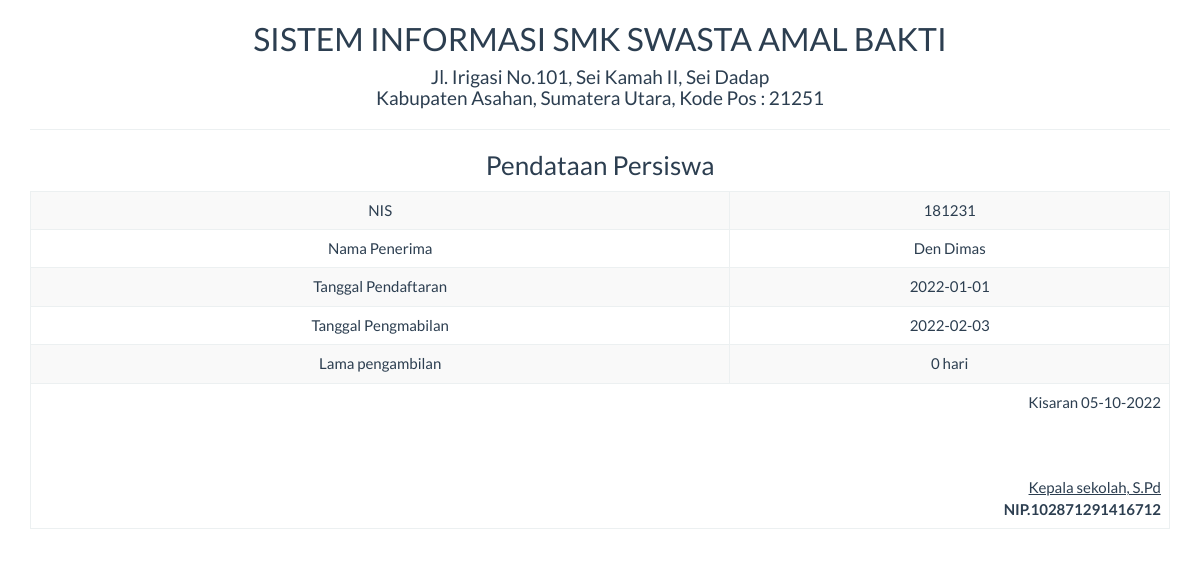
The page /report/pendataan_satu.php?nis=181231 on the database its author committed.
### tables this page shows
CREATE TABLE `pendataan` (
  `nis` int(10) NOT NULL,
  `nama` varchar(25) NOT NULL,
  `tgl_pendaftaran` date NOT NULL,
  `tgl_pengambilan` date NOT NULL,
  `lama_pengambilan` varchar(20) NOT NULL,
  `keterangan` varchar(283) NOT NULL
);

### report/pendataan_satu.php (the view, shortened to what this page needs)
<!DOCTYPE html>
<html>
    <head>
        <link href="../Assets/css/bootstrap.min.css" rel="stylesheet" type="text/css"/>
    </head>
    <body onload="print()">
        <?php
        include '../config/koneksi.php';
        $sql = "SELECT * FROM pendataan WHERE nis='" . $_GET ['nis'] . "'";
        $query = mysqli_query($koneksi, $sql) or die("SQL Detail error");
        $data = mysqli_fetch_array($query);
        ?>
        <div class="container">
            <div class='row'>
                <div class="col-sm-12">
                    <div class="text-center">
                        <h2>SISTEM INFORMASI SMK SWASTA AMAL BAKTI </h2>
                        <h4>Jl. Irigasi No.101, Sei Kamah II, Sei Dadap  <br> Kabupaten Asahan, Sumatera Utara, Kode Pos : 21251 </h4>
                        <hr>
                        <h3>Pendataan Persiswa</h3>
                        <table class="table table-bordered table-striped table-hover">
                            <tbody>
								<tr>
                                    <td>NIS</td> <td><?= $data['nis'] ?></td>
                                </tr>
                                <tr>
                                    <td>Nama Penerima</td> <td><?= $data['nama'] ?></td>
                                </tr>
                                <tr>
                                    <td>Tanggal Pendaftaran</td> <td><?= $data['tgl_pendaftaran'] ?></td>
                                </tr>
                                <tr>
                                    <td>Tanggal Pengmabilan</td> <td><?= $data['tgl_pengambilan'] ?></td>
                                </tr>
								<tr>
                                    <td>Lama pengambilan</td> <td><?= $data['lama_pengambilan'] ?> hari</td>
                                </tr>
                            </tbody>
                            <tfoot>
                                <tr>
                                    <td colspan="2" class="text-right">
                                        Kisaran  <?= date("d-m-Y") ?>
                                        <br><br><br><br>
                                        <u>Kepala sekolah, S.Pd<strong></u><br>
                                        NIP.102871291416712
									</td>
								</tr>
							</tfoot>
                        </table>
                    </div>
                </div>
            </div>
    </body>
</html>

### rows shown on the page
pendataan: nis "181231", nama "Den Dimas", tgl_pendaftaran "2022-01-01", tgl_pengambilan "2022-02-03", lama_pengambilan "0"
